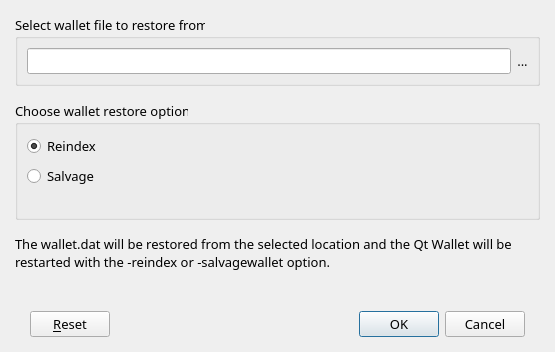
<?xml version="1.0" encoding="UTF-8"?>
<ui version="4.0">
 <class>RestoreDialog</class>
 <widget class="QDialog" name="RestoreDialog">
  <property name="geometry">
   <rect>
    <x>0</x>
    <y>0</y>
    <width>555</width>
    <height>352</height>
   </rect>
  </property>
  <property name="font">
   <font>
    <family>Source Sans Pro</family>
    <pointsize>10</pointsize>
   </font>
  </property>
  <property name="windowTitle">
   <string>Dialog</string>
  </property>
  <layout class="QVBoxLayout" name="verticalLayout_3">
   <property name="spacing">
    <number>0</number>
   </property>
   <property name="leftMargin">
    <number>0</number>
   </property>
   <property name="topMargin">
    <number>0</number>
   </property>
   <property name="rightMargin">
    <number>0</number>
   </property>
   <property name="bottomMargin">
    <number>0</number>
   </property>
   <item>
    <layout class="QVBoxLayout" name="verticalLayout_2">
     <property name="spacing">
      <number>15</number>
     </property>
     <property name="leftMargin">
      <number>15</number>
     </property>
     <property name="topMargin">
      <number>15</number>
     </property>
     <property name="rightMargin">
      <number>15</number>
     </property>
     <property name="bottomMargin">
      <number>15</number>
     </property>
     <item>
      <widget class="QGroupBox" name="gbWalletPath">
       <property name="title">
        <string>Select wallet file to restore from</string>
       </property>
       <layout class="QHBoxLayout" name="horizontalLayout">
        <item>
         <widget class="QLineEdit" name="txtWalletPath">
          <property name="readOnly">
           <bool>true</bool>
          </property>
         </widget>
        </item>
        <item>
         <widget class="QPushButton" name="toolWalletPath">
          <property name="styleSheet">
           <string notr="true">border-radius: 0px;</string>
          </property>
          <property name="text">
           <string>...</string>
          </property>
         </widget>
        </item>
       </layout>
      </widget>
     </item>
     <item>
      <widget class="QGroupBox" name="groupBox">
       <property name="title">
        <string>Choose wallet restore option</string>
       </property>
       <layout class="QVBoxLayout" name="verticalLayout">
        <item>
         <widget class="QRadioButton" name="rbReindex">
          <property name="text">
           <string>Reindex</string>
          </property>
          <property name="checked">
           <bool>true</bool>
          </property>
         </widget>
        </item>
        <item>
         <widget class="QRadioButton" name="rbSalvage">
          <property name="text">
           <string>Salvage</string>
          </property>
         </widget>
        </item>
        <item>
         <spacer name="verticalSpacer">
          <property name="orientation">
           <enum>Qt::Vertical</enum>
          </property>
          <property name="sizeHint" stdset="0">
           <size>
            <width>20</width>
            <height>40</height>
           </size>
          </property>
         </spacer>
        </item>
       </layout>
      </widget>
     </item>
     <item>
      <widget class="QLabel" name="lblInfo">
       <property name="text">
        <string>The wallet.dat will be restored from the selected location and the Qt Wallet will be restarted with the -reindex or -salvagewallet option.</string>
       </property>
       <property name="wordWrap">
        <bool>true</bool>
       </property>
      </widget>
     </item>
    </layout>
   </item>
   <item>
    <widget class="QWidget" name="buttonsContainerWhite" native="true">
     <layout class="QHBoxLayout" name="horizontalLayout_2">
      <property name="leftMargin">
       <number>30</number>
      </property>
      <property name="topMargin">
       <number>25</number>
      </property>
      <property name="rightMargin">
       <number>30</number>
      </property>
      <property name="bottomMargin">
       <number>15</number>
      </property>
      <item>
       <widget class="QPushButton" name="btnReset">
        <property name="styleSheet">
         <string notr="true"/>
        </property>
        <property name="text">
         <string>&amp;Reset</string>
        </property>
       </widget>
      </item>
      <item>
       <spacer name="horizontalSpacer">
        <property name="orientation">
         <enum>Qt::Horizontal</enum>
        </property>
        <property name="sizeHint" stdset="0">
         <size>
          <width>196</width>
          <height>20</height>
         </size>
        </property>
       </spacer>
      </item>
      <item>
       <widget class="QDialogButtonBox" name="btnBoxRestore">
        <property name="styleSheet">
         <string notr="true"/>
        </property>
        <property name="standardButtons">
         <set>QDialogButtonBox::Cancel|QDialogButtonBox::Ok</set>
        </property>
       </widget>
      </item>
     </layout>
    </widget>
   </item>
  </layout>
 </widget>
 <resources/>
 <connections/>
</ui>
